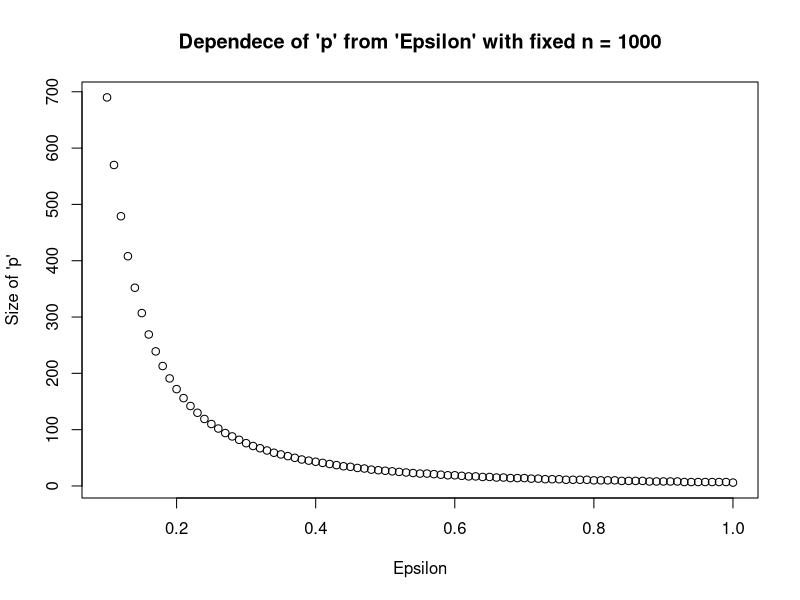
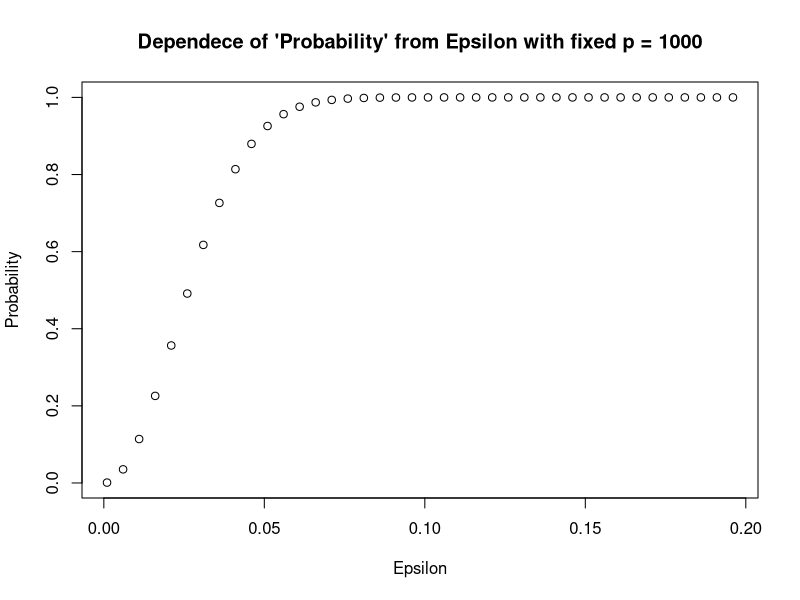

These figures' R source, in order:
## ---- chunk 1
knitr::opts_chunk$set(echo = TRUE)
## ---- chunk 2
# 1
set.seed(789)
n_cards = 52 # number of cards
N = 10000 # number of simulation
wdl = c(0,0,0) # win_draw_lose flag
for (j in 1:N){
  counter_1 = 0 # counter of the winning during the one round for player 1
  counter_2 = 0 # counter of the winning during the one round for player 2
  Player_1 = paste( sample(c("R","B"), size = 3, replace = T), collapse= '' ) # player 1  takes random cards
  Player_2 = paste(sample(c("R","B"), size = 3, replace = T), collapse = '' ) # player 2  takes random cards
  deck <- sample(c(rep("R", 26) , rep("B", 26))) # creating the deck and shuffle it
  i =1 

  while (i<=(n_cards-2)) { 
    c = paste(deck[i:(i+2)],collapse='')
    
    if (all(Player_1 == c)) {
      counter_1 = counter_1 + 1
      i = i + 2  # jump
    }
    
    if (all(Player_2 == c)) {
      counter_2 = counter_2 + 1
      i = i + 2 # jump
    }
    
    i = i + 1
  }
  if (counter_1 > counter_2){wdl[1] = wdl[1] + 1 }
  else if (counter_1 == counter_2){wdl[2] = wdl[2] + 1 }
  else if (counter_1 < counter_2){wdl[3] = wdl[3] + 1 }
}
Percent = (wdl/N)*100
data.frame(row.names = c("Player 1 win","Draw games","Player 2 win"),Percent)
## ---- chunk 3
set.seed(123)

n_cards = 52
N = 1000
wdl = c(0,0,0)
for (j in 1:N){
  counter_1 = 0
  counter_2 = 0
  Player_1 = "RRR"
  Player_2 = "BRR"
  deck <- sample(c(rep("R", 26) , rep("B", 26))) # permutation the deck 
  i =1
  while (i<=(n_cards-2)) {
    c = paste(deck[i:(i+2)],collapse='')
    
    if (all(Player_1 == c)) {
      counter_1 = counter_1 + 1
      i = i + 2  # jump
    }
    
    if (all(Player_2 == c)) {
      counter_2 = counter_2 + 1
      i = i + 2 # jump
    }
    
    i = i + 1
  }
  if (counter_1 > counter_2){wdl[1] = wdl[1] + 1 }
  else if (counter_1 == counter_2){wdl[2] = wdl[2] + 1 }
  else if (counter_1 < counter_2){wdl[3] = wdl[3] + 1 }
 }
Percent  = (wdl/N)*100
data.frame(row.names = c("Player 1 win","Draw","Player 2 win"),Percent)
## ---- chunk 4
# 3
set.seed(123)

change_char =  function(char) {
  # The function switchs R to B and vice versa
  mass = c("R","B")
  i = match( char, mass )
  i = i + (-1)^(i-1)
  return (mass[i])
}

n_cards = 52
N = 1000
wdl = c(0,0,0)
for (j in 1:N){
  counter_1 = 0
  counter_2 = 0
  Player_1 =  sample(c("R","B"), size = 3, replace = T)
  Player_2 = paste( c( c(change_char(Player_1[2])),(Player_1[1:2])), collapse='' )
  Player_1 = paste( Player_1, collapse = "" )
  deck <- sample(c(rep("R", 26) , rep("B", 26)))
  i =1
  flag = 0
  while (i<=(n_cards-2)) {
    c = paste(deck[i:(i+2)],collapse='')
    
    if (all(Player_1 == c)) {
      counter_1 = counter_1 + 1
      i = i + 2  # jump
    }
    
    if (all(Player_2 == c)) {
      counter_2 = counter_2 + 1
      i = i + 2 # jump
    }
    
    i = i + 1
  }
  if (counter_1 > counter_2){wdl[1] = wdl[1] + 1 }
  else if (counter_1 == counter_2){wdl[2] = wdl[2] + 1 }
  else if (counter_1 < counter_2){wdl[3] = wdl[3] + 1 }
}
Percent = (wdl/N)*100
data.frame(row.names = c("Player 1 win","Draw","Player 2 win"),Percent)
## ---- chunk 5
set.seed(23123)
N = 20
n = 1000 # time steps
d = 2000

e = 0.1 # [0,1]эe 
p = floor(log(n)/e^2)

doub_check = 1 - exp(-(e**2)*p)
suc_counter = 0

for (n_ in 1:N){
  Y = rep(0,p)
  X = rep(0,d)
  i = sample(c(1:d),replace = T,size = n)
  L = matrix(rnorm(p*d,mean = 0, sd = 1/sqrt(p)),p,d)
  
  # Algorithm part
  for (k in 1:n){
    col_ind = i[k] # take the index of column
    Y = Y + L[,col_ind] # add column of matrix L to the y
  }
  
  # Verification part
  for (k in 1:n){
    col_ind = i[k]
    X[col_ind] = X[col_ind] + 1 # frequency vector
  }
  
  norm_X = sqrt(sum(X**2))
  norm_Y = sqrt(sum(Y**2))
  
  #print(abs(norm_X - norm_Y)/norm_Y)
  
  if ((((1-e)*norm_X) <= norm_Y) && (norm_Y <= (norm_X*(1+e)))){
    suc_counter = suc_counter+1
  }
  
}
P = c(n, d, p, suc_counter/N,doub_check)
data.frame(row.names = c("Size of input", "Size 'd' of vector 'x'" , "Size 'p' of vector 'y'", "Actual Probability", "JL lemma probability"),P)
## ---- chunk 6
e = seq(from = 0.1, to = 1, by = 0.01 )
p = floor(log(n)/e^2)
## ---- chunk 7
plot(e,p,xlab = "Epsilon", ylab = "Size of 'p'", main = "Dependece of 'p' from 'Epsilon' with fixed n = 1000")
## ---- chunk 8
e = seq(from = 0.001, to = 0.2, by = 0.005 )
p = 1000
prob = (1-exp((-e**2)*p))
## ---- chunk 9
plot(e,prob,xlab = "Epsilon", ylab = "Probability", main = "Dependece of 'Probability' from Epsilon with fixed p = 1000")

## ---- chunk 10
set.seed(123)
N = 1
n = 2000 # time steps
d = 10000
e = 0.1 # [0,1]эe 
p = floor(log(n)/e^2)
P = 0
doub_check = 1 - exp(-(e**2)*p)
set.seed(1234)
for (n_ in 1:N){
  Y = rep(0,p) # create the vector y 
  X = rep(0,d) # create the vector x to double check the result
  i = sample(c(1:d),replace = T,size = n)
  L = matrix(rnorm(p*d,mean = 0, sd = 1/sqrt(p)),p,d)
  for (k in 1:n){
    col_ind = i[k] # take the index of column
    X[col_ind] = X[col_ind] + 1 # frequency vector
    Y = Y + L[,col_ind] # add column of matrix L to the y
  }
  if ((1-e)*sqrt(sum(X**2))<=sqrt(sum(Y**2)) && sqrt(sum(Y**2))<=sqrt(sum(X**2))*(1+e)){
    P = P+1
  }
}
Parametrs = c(d,n,e,p,sqrt(sum(Y**2)),sqrt(sum(X**2)),P/N,doub_check)
data.frame(row.names = c("d","n","Epsilon","p","||Y||","||X||","Actual Probability", "JL lemma probability"),Parametrs)
## ---- chunk 11
get_vector = function(seed_id, p, L){
  # seed_id - is our input index from (i1, i2, ... in). 
  # By setting index as a seed, we produce unique seqence of indecies of L of size p
  set.seed(seed_id)
  indecies = sample(1:length(L), p)
  return(L[indecies])
}

main_seed = 13
N_sim = 10
n = 9000
d = 200000
eps = 0.1
p = floor(log(n) / (eps^2))
theor_prob = 1 - exp(-eps^2*p)

# Generating L once with our main_seed which was found empirically
set.seed(main_seed)
L = rnorm(p * 2, mean = 0, sd = 1/sqrt(p))

prob_counter = 0
for(q in 1:N_sim){
  y = rep(0, p) 
  x = rep(0, d)
  
  # Generating input indecies using other seeds which doesn't match main_seed
  set.seed(main_seed * q + q)
  i = sample(1:d, n, replace = T)
  
  # Algorithm part. Computing "y"
  for(k in 1:n){
    current_index = i[k] 
    y = y + get_vector(current_index, p, L)
  }
  
  # Verification part. Computing "x"
  for (k in 1:n){
    current_index = i[k]
    x[current_index] = x[current_index] + 1
  }
  
  norm_X = sqrt(sum(x**2))
  norm_Y = sqrt(sum(y**2))
  
  #print(abs(norm_X - norm_Y) / norm_Y)
  
  if(((1-eps)*norm_X <= norm_Y) && (norm_Y <= ((1+eps) * norm_X))){
    prob_counter = prob_counter + 1
  }
}


Parametrs = c(d, n, eps, p, length(L), prob_counter / N_sim, theor_prob)
print(data.frame(
  row.names = c("d","n","Epsilon","p","Size of L","Actual Probability", "JL lemma probability"),
  Parametrs))
